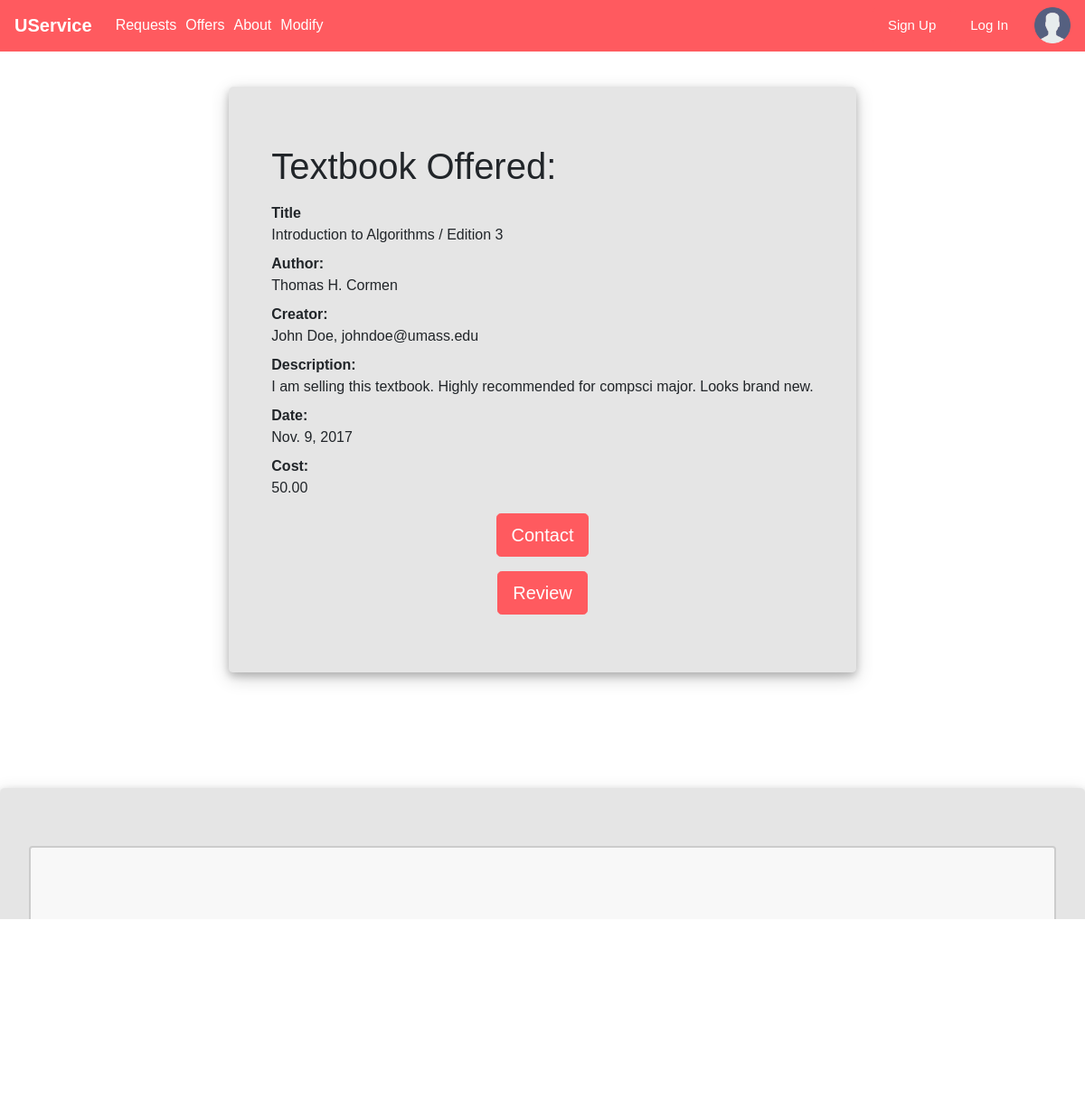
/USERVICE/textbookDetail/1, run on the app's committed database.
### USERVICE/models.py (models this page shows, shortened)
class Textbook_Trading(models.Model):
    title = models.CharField(max_length=200)
    author = models.CharField(max_length=200)
    description = models.TextField(max_length=1000, help_text="Enter a brief description of the book")
    creator=models.ForeignKey(Profile,on_delete=models.SET_NULL,null=True)
    date=models.DateField(null=True,blank=True)
    cost=models.DecimalField(max_digits=4,decimal_places=2,default=Decimal('0.00'))
    request=models.BooleanField(default=False)
    offer=models.BooleanField(default=False)

class Profile(models.Model):
    user = models.ForeignKey(User, on_delete=models.SET_NULL, null=True)
    review = models.CharField(max_length=500, help_text="Review")
    RATING = (
        ('vb', 'Very Bad'),
        ('b', 'Bad'),
        ('g', 'Good'),
        ('vg', 'Very Good'),
    )
    rating = models.CharField(max_length=1, choices=RATING, blank=True, default='vb', help_text='Rate Me')
    def __str__(self):
        return '%s' % (self.user)

class User(models.Model):
    name = models.CharField(max_length=100, help_text="Name")
    email = models.CharField(max_length=100, help_text="Email")
    password = models.CharField(max_length=10, help_text="Password")
    def __str__(self):
        return '%s, %s' % (self.name, self.email)

### USERVICE/views.py (the view)
# urls.py: url(r'^textbookDetail/(?P<pk>\d+)$', views.textbookDetailView.as_view(), name='textbook-Detail'),
class textbookDetailView(generic.DetailView):
    model=Textbook_Trading
    context_object_name="book"
    template_name='displayTemplate/textbookDetail.html'

### USERVICE/templates/displayTemplate/textbookDetail.html (shortened to what this page needs)
{% extends "base_generic.html" %}
{% block extra_head %}
{% load static %}
<link rel="stylesheet" href="{% static 'css/details.css' %}">
{% endblock %}
{% block content %}
    <div class="row">
      <div class="jumbotron">
        <div class="container">
          {% if book.offer %}
          <h1 class="text-left">Textbook Offered:</h1>
          {%else%}
          <h1 class="text-left">Textbook Requested:</h1>
          {%endif%}
        <dl class="dl-horizontal">
          <dt>Title</dt>
          <dd>{{book.title}}</dd>
          <dt>Author:</dt>
          <dd>{{book.author}}</dd>
          <dt>Creator:</dt>
          <dd>{{book.creator}}</dd>
          <dt>Description:</dt>
          <dd>{{book.description}}</dd>
          <dt>Date:</dt>
          <dd>{{book.date}}</dd>
          <dt>Cost:</dt>
          <dd>{{book.cost}}</dd>
        </dl>
        </div>
        <div class="text-center">
        <button type="button" class="btn btn-lg">Contact</button>
        </div>
        {% if book.offer %}
        <div class="text-center">
        <button type="button" class="btn btn-lg">Review</button>
      </div>
        {%endif%}
      </div>
    </div>
    <div class="jumbotron">
      <input id="input" type="text">
      <div class="text-right">
      <button type="submit" class="btn btn-lg">Submit Comment</button>
    </div>
  </div>
{% endblock %}

### USERVICE/static/css/navbar.css (style rules this page uses)
* { font-family: Arial, Helvetica, sans-serif; }

### USERVICE/static/css/details.css (style rules this page uses)
.btn-lg { background-color: #FF5A5F; border-color: #FF5A5F; color: white; }
.jumbotron { background-color: rgba(203, 203, 203, 0.49)!important; margin-top: 6rem; box-shadow: 0 4px 8px 0 rgba(0, 0, 0, 0.2), 0 6px 20px 0 rgba(0, 0, 0, 0.19); }
.row { justify-content: center; }
input { width: 100%; height: 150px; padding: 12px 20px; box-sizing: border-box; border: 2px solid #ccc; border-radius: 4px; background-color: #f8f8f8; resize: none; }

### data on the page
Textbook_Trading: title "Introduction to Algorithms / Edition 3", author "Thomas H. Cormen", creator "John Doe, johndoe@umass.edu", description "I am selling this textbook. Highly recommended for compsci major. Looks brand new.", date "Nov. 9, 2017", cost "50.00"
